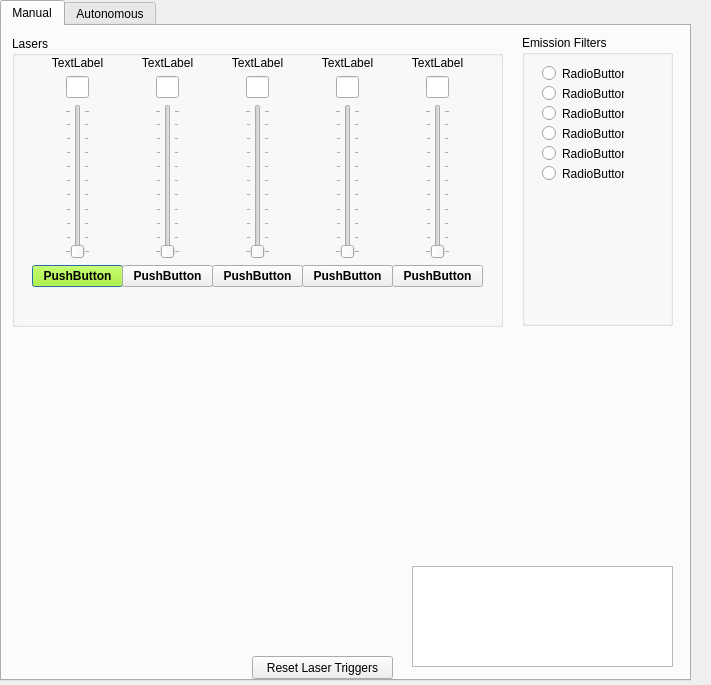
<?xml version="1.0" encoding="UTF-8"?>
<ui version="4.0">
 <class>Laser_Controller</class>
 <widget class="QDialog" name="Laser_Controller">
  <property name="geometry">
   <rect>
    <x>0</x>
    <y>0</y>
    <width>711</width>
    <height>685</height>
   </rect>
  </property>
  <property name="windowTitle">
   <string>Laser Controller</string>
  </property>
  <widget class="QTabWidget" name="tabWidget">
   <property name="geometry">
    <rect>
     <x>0</x>
     <y>0</y>
     <width>691</width>
     <height>681</height>
    </rect>
   </property>
   <property name="currentIndex">
    <number>0</number>
   </property>
   <widget class="QWidget" name="tab_manual">
    <attribute name="title">
     <string>Manual</string>
    </attribute>
    <widget class="QGroupBox" name="LaserBox">
     <property name="geometry">
      <rect>
       <x>10</x>
       <y>10</y>
       <width>491</width>
       <height>291</height>
      </rect>
     </property>
     <property name="title">
      <string>Lasers</string>
     </property>
     <widget class="QWidget" name="layoutWidget">
      <property name="geometry">
       <rect>
        <x>20</x>
        <y>20</y>
        <width>91</width>
        <height>231</height>
       </rect>
      </property>
      <layout class="QVBoxLayout" name="verticalLayout0">
       <item>
        <widget class="QLabel" name="NameLaser_0">
         <property name="text">
          <string>TextLabel</string>
         </property>
         <property name="alignment">
          <set>Qt::AlignCenter</set>
         </property>
        </widget>
       </item>
       <item>
        <layout class="QHBoxLayout" name="horizontalLayout_6" stretch="0,0,0">
         <property name="spacing">
          <number>0</number>
         </property>
         <item>
          <spacer name="horizontalSpacer_11">
           <property name="orientation">
            <enum>Qt::Horizontal</enum>
           </property>
           <property name="sizeHint" stdset="0">
            <size>
             <width>40</width>
             <height>20</height>
            </size>
           </property>
          </spacer>
         </item>
         <item>
          <widget class="QLineEdit" name="EditIntensity_Laser_0">
           <property name="maximumSize">
            <size>
             <width>30</width>
             <height>16777215</height>
            </size>
           </property>
           <property name="alignment">
            <set>Qt::AlignCenter</set>
           </property>
          </widget>
         </item>
         <item>
          <spacer name="horizontalSpacer_12">
           <property name="orientation">
            <enum>Qt::Horizontal</enum>
           </property>
           <property name="sizeHint" stdset="0">
            <size>
             <width>40</width>
             <height>20</height>
            </size>
           </property>
          </spacer>
         </item>
        </layout>
       </item>
       <item>
        <layout class="QHBoxLayout" name="horizontalLayout_2">
         <property name="topMargin">
          <number>0</number>
         </property>
         <item>
          <spacer name="horizontalSpacer_3">
           <property name="orientation">
            <enum>Qt::Horizontal</enum>
           </property>
           <property name="sizeHint" stdset="0">
            <size>
             <width>40</width>
             <height>20</height>
            </size>
           </property>
          </spacer>
         </item>
         <item>
          <widget class="QSlider" name="SliderLaser_0">
           <property name="orientation">
            <enum>Qt::Vertical</enum>
           </property>
           <property name="tickPosition">
            <enum>QSlider::TicksBothSides</enum>
           </property>
           <property name="tickInterval">
            <number>10</number>
           </property>
          </widget>
         </item>
         <item>
          <spacer name="horizontalSpacer_4">
           <property name="orientation">
            <enum>Qt::Horizontal</enum>
           </property>
           <property name="sizeHint" stdset="0">
            <size>
             <width>40</width>
             <height>20</height>
            </size>
           </property>
          </spacer>
         </item>
        </layout>
       </item>
       <item>
        <widget class="QPushButton" name="PushLaser_0">
         <property name="palette">
          <palette>
           <active>
            <colorrole role="WindowText">
             <brush brushstyle="SolidPattern">
              <color alpha="255">
               <red>0</red>
               <green>0</green>
               <blue>0</blue>
              </color>
             </brush>
            </colorrole>
            <colorrole role="Button">
             <brush brushstyle="SolidPattern">
              <color alpha="255">
               <red>170</red>
               <green>255</green>
               <blue>0</blue>
              </color>
             </brush>
            </colorrole>
            <colorrole role="Light">
             <brush brushstyle="SolidPattern">
              <color alpha="255">
               <red>213</red>
               <green>255</green>
               <blue>127</blue>
              </color>
             </brush>
            </colorrole>
            <colorrole role="Midlight">
             <brush brushstyle="SolidPattern">
              <color alpha="255">
               <red>191</red>
               <green>255</green>
               <blue>63</blue>
              </color>
             </brush>
            </colorrole>
            <colorrole role="Dark">
             <brush brushstyle="SolidPattern">
              <color alpha="255">
               <red>85</red>
               <green>127</green>
               <blue>0</blue>
              </color>
             </brush>
            </colorrole>
            <colorrole role="Mid">
             <brush brushstyle="SolidPattern">
              <color alpha="255">
               <red>113</red>
               <green>170</green>
               <blue>0</blue>
              </color>
             </brush>
            </colorrole>
            <colorrole role="Text">
             <brush brushstyle="SolidPattern">
              <color alpha="255">
               <red>0</red>
               <green>0</green>
               <blue>0</blue>
              </color>
             </brush>
            </colorrole>
            <colorrole role="BrightText">
             <brush brushstyle="SolidPattern">
              <color alpha="255">
               <red>255</red>
               <green>255</green>
               <blue>255</blue>
              </color>
             </brush>
            </colorrole>
            <colorrole role="ButtonText">
             <brush brushstyle="SolidPattern">
              <color alpha="255">
               <red>0</red>
               <green>0</green>
               <blue>0</blue>
              </color>
             </brush>
            </colorrole>
            <colorrole role="Base">
             <brush brushstyle="SolidPattern">
              <color alpha="255">
               <red>255</red>
               <green>255</green>
               <blue>255</blue>
              </color>
             </brush>
            </colorrole>
            <colorrole role="Window">
             <brush brushstyle="SolidPattern">
              <color alpha="255">
               <red>170</red>
               <green>255</green>
               <blue>0</blue>
              </color>
             </brush>
            </colorrole>
            <colorrole role="Shadow">
             <brush brushstyle="SolidPattern">
              <color alpha="255">
               <red>0</red>
               <green>0</green>
               <blue>0</blue>
              </color>
             </brush>
            </colorrole>
            <colorrole role="AlternateBase">
             <brush brushstyle="SolidPattern">
              <color alpha="255">
               <red>212</red>
               <green>255</green>
               <blue>127</blue>
              </color>
             </brush>
            </colorrole>
            <colorrole role="ToolTipBase">
             <brush brushstyle="SolidPattern">
              <color alpha="255">
               <red>255</red>
               <green>255</green>
               <blue>220</blue>
              </color>
             </brush>
            </colorrole>
            <colorrole role="ToolTipText">
             <brush brushstyle="SolidPattern">
              <color alpha="255">
               <red>0</red>
               <green>0</green>
               <blue>0</blue>
              </color>
             </brush>
            </colorrole>
           </active>
           <inactive>
            <colorrole role="WindowText">
             <brush brushstyle="SolidPattern">
              <color alpha="255">
               <red>0</red>
               <green>0</green>
               <blue>0</blue>
              </color>
             </brush>
            </colorrole>
            <colorrole role="Button">
             <brush brushstyle="SolidPattern">
              <color alpha="255">
               <red>170</red>
               <green>255</green>
               <blue>0</blue>
              </color>
             </brush>
            </colorrole>
            <colorrole role="Light">
             <brush brushstyle="SolidPattern">
              <color alpha="255">
               <red>213</red>
               <green>255</green>
               <blue>127</blue>
              </color>
             </brush>
            </colorrole>
            <colorrole role="Midlight">
             <brush brushstyle="SolidPattern">
              <color alpha="255">
               <red>191</red>
               <green>255</green>
               <blue>63</blue>
              </color>
             </brush>
            </colorrole>
            <colorrole role="Dark">
             <brush brushstyle="SolidPattern">
              <color alpha="255">
               <red>85</red>
               <green>127</green>
               <blue>0</blue>
              </color>
             </brush>
            </colorrole>
            <colorrole role="Mid">
             <brush brushstyle="SolidPattern">
              <color alpha="255">
               <red>113</red>
               <green>170</green>
               <blue>0</blue>
              </color>
             </brush>
            </colorrole>
            <colorrole role="Text">
             <brush brushstyle="SolidPattern">
              <color alpha="255">
               <red>0</red>
               <green>0</green>
               <blue>0</blue>
              </color>
             </brush>
            </colorrole>
            <colorrole role="BrightText">
             <brush brushstyle="SolidPattern">
              <color alpha="255">
               <red>255</red>
               <green>255</green>
               <blue>255</blue>
              </color>
             </brush>
            </colorrole>
            <colorrole role="ButtonText">
             <brush brushstyle="SolidPattern">
              <color alpha="255">
               <red>0</red>
               <green>0</green>
               <blue>0</blue>
              </color>
             </brush>
            </colorrole>
            <colorrole role="Base">
             <brush brushstyle="SolidPattern">
              <color alpha="255">
               <red>255</red>
               <green>255</green>
               <blue>255</blue>
              </color>
             </brush>
            </colorrole>
            <colorrole role="Window">
             <brush brushstyle="SolidPattern">
              <color alpha="255">
               <red>170</red>
               <green>255</green>
               <blue>0</blue>
              </color>
             </brush>
            </colorrole>
            <colorrole role="Shadow">
             <brush brushstyle="SolidPattern">
              <color alpha="255">
               <red>0</red>
               <green>0</green>
               <blue>0</blue>
              </color>
             </brush>
            </colorrole>
            <colorrole role="AlternateBase">
             <brush brushstyle="SolidPattern">
              <color alpha="255">
               <red>212</red>
               <green>255</green>
               <blue>127</blue>
              </color>
             </brush>
            </colorrole>
            <colorrole role="ToolTipBase">
             <brush brushstyle="SolidPattern">
              <color alpha="255">
               <red>255</red>
               <green>255</green>
               <blue>220</blue>
              </color>
             </brush>
            </colorrole>
            <colorrole role="ToolTipText">
             <brush brushstyle="SolidPattern">
              <color alpha="255">
               <red>0</red>
               <green>0</green>
               <blue>0</blue>
              </color>
             </brush>
            </colorrole>
           </inactive>
           <disabled>
            <colorrole role="WindowText">
             <brush brushstyle="SolidPattern">
              <color alpha="255">
               <red>85</red>
               <green>127</green>
               <blue>0</blue>
              </color>
             </brush>
            </colorrole>
            <colorrole role="Button">
             <brush brushstyle="SolidPattern">
              <color alpha="255">
               <red>170</red>
               <green>255</green>
               <blue>0</blue>
              </color>
             </brush>
            </colorrole>
            <colorrole role="Light">
             <brush brushstyle="SolidPattern">
              <color alpha="255">
               <red>213</red>
               <green>255</green>
               <blue>127</blue>
              </color>
             </brush>
            </colorrole>
            <colorrole role="Midlight">
             <brush brushstyle="SolidPattern">
              <color alpha="255">
               <red>191</red>
               <green>255</green>
               <blue>63</blue>
              </color>
             </brush>
            </colorrole>
            <colorrole role="Dark">
             <brush brushstyle="SolidPattern">
              <color alpha="255">
               <red>85</red>
               <green>127</green>
               <blue>0</blue>
              </color>
             </brush>
            </colorrole>
            <colorrole role="Mid">
             <brush brushstyle="SolidPattern">
              <color alpha="255">
               <red>113</red>
               <green>170</green>
               <blue>0</blue>
              </color>
             </brush>
            </colorrole>
            <colorrole role="Text">
             <brush brushstyle="SolidPattern">
              <color alpha="255">
               <red>85</red>
               <green>127</green>
               <blue>0</blue>
              </color>
             </brush>
            </colorrole>
            <colorrole role="BrightText">
             <brush brushstyle="SolidPattern">
              <color alpha="255">
               <red>255</red>
               <green>255</green>
               <blue>255</blue>
              </color>
             </brush>
            </colorrole>
            <colorrole role="ButtonText">
             <brush brushstyle="SolidPattern">
              <color alpha="255">
               <red>85</red>
               <green>127</green>
               <blue>0</blue>
              </color>
             </brush>
            </colorrole>
            <colorrole role="Base">
             <brush brushstyle="SolidPattern">
              <color alpha="255">
               <red>170</red>
               <green>255</green>
               <blue>0</blue>
              </color>
             </brush>
            </colorrole>
            <colorrole role="Window">
             <brush brushstyle="SolidPattern">
              <color alpha="255">
               <red>170</red>
               <green>255</green>
               <blue>0</blue>
              </color>
             </brush>
            </colorrole>
            <colorrole role="Shadow">
             <brush brushstyle="SolidPattern">
              <color alpha="255">
               <red>0</red>
               <green>0</green>
               <blue>0</blue>
              </color>
             </brush>
            </colorrole>
            <colorrole role="AlternateBase">
             <brush brushstyle="SolidPattern">
              <color alpha="255">
               <red>170</red>
               <green>255</green>
               <blue>0</blue>
              </color>
             </brush>
            </colorrole>
            <colorrole role="ToolTipBase">
             <brush brushstyle="SolidPattern">
              <color alpha="255">
               <red>255</red>
               <green>255</green>
               <blue>220</blue>
              </color>
             </brush>
            </colorrole>
            <colorrole role="ToolTipText">
             <brush brushstyle="SolidPattern">
              <color alpha="255">
               <red>0</red>
               <green>0</green>
               <blue>0</blue>
              </color>
             </brush>
            </colorrole>
           </disabled>
          </palette>
         </property>
         <property name="font">
          <font>
           <weight>75</weight>
           <bold>true</bold>
          </font>
         </property>
         <property name="text">
          <string>PushButton</string>
         </property>
        </widget>
       </item>
      </layout>
     </widget>
     <widget class="QWidget" name="layoutWidget_2">
      <property name="geometry">
       <rect>
        <x>110</x>
        <y>20</y>
        <width>91</width>
        <height>231</height>
       </rect>
      </property>
      <layout class="QVBoxLayout" name="verticalLayout1">
       <item>
        <widget class="QLabel" name="NameLaser_1">
         <property name="text">
          <string>TextLabel</string>
         </property>
         <property name="alignment">
          <set>Qt::AlignCenter</set>
         </property>
        </widget>
       </item>
       <item>
        <layout class="QHBoxLayout" name="horizontalLayout_7" stretch="0,0,0">
         <property name="spacing">
          <number>0</number>
         </property>
         <item>
          <spacer name="horizontalSpacer_13">
           <property name="orientation">
            <enum>Qt::Horizontal</enum>
           </property>
           <property name="sizeHint" stdset="0">
            <size>
             <width>40</width>
             <height>20</height>
            </size>
           </property>
          </spacer>
         </item>
         <item>
          <widget class="QLineEdit" name="EditIntensity_Laser_1">
           <property name="maximumSize">
            <size>
             <width>30</width>
             <height>16777215</height>
            </size>
           </property>
           <property name="alignment">
            <set>Qt::AlignCenter</set>
           </property>
          </widget>
         </item>
         <item>
          <spacer name="horizontalSpacer_14">
           <property name="orientation">
            <enum>Qt::Horizontal</enum>
           </property>
           <property name="sizeHint" stdset="0">
            <size>
             <width>40</width>
             <height>20</height>
            </size>
           </property>
          </spacer>
         </item>
        </layout>
       </item>
       <item>
        <layout class="QHBoxLayout" name="horizontalLayout_3">
         <item>
          <spacer name="horizontalSpacer_5">
           <property name="orientation">
            <enum>Qt::Horizontal</enum>
           </property>
           <property name="sizeHint" stdset="0">
            <size>
             <width>40</width>
             <height>20</height>
            </size>
           </property>
          </spacer>
         </item>
         <item>
          <widget class="QSlider" name="SliderLaser_1">
           <property name="orientation">
            <enum>Qt::Vertical</enum>
           </property>
           <property name="tickPosition">
            <enum>QSlider::TicksBothSides</enum>
           </property>
           <property name="tickInterval">
            <number>10</number>
           </property>
          </widget>
         </item>
         <item>
          <spacer name="horizontalSpacer_6">
           <property name="orientation">
            <enum>Qt::Horizontal</enum>
           </property>
           <property name="sizeHint" stdset="0">
            <size>
             <width>40</width>
             <height>20</height>
            </size>
           </property>
          </spacer>
         </item>
        </layout>
       </item>
       <item>
        <widget class="QPushButton" name="PushLaser_1">
         <property name="font">
          <font>
           <weight>75</weight>
           <bold>true</bold>
          </font>
         </property>
         <property name="text">
          <string>PushButton</string>
         </property>
        </widget>
       </item>
      </layout>
     </widget>
     <widget class="QWidget" name="layoutWidget_3">
      <property name="geometry">
       <rect>
        <x>200</x>
        <y>20</y>
        <width>91</width>
        <height>231</height>
       </rect>
      </property>
      <layout class="QVBoxLayout" name="verticalLayout2">
       <item>
        <widget class="QLabel" name="NameLaser_2">
         <property name="text">
          <string>TextLabel</string>
         </property>
         <property name="alignment">
          <set>Qt::AlignCenter</set>
         </property>
        </widget>
       </item>
       <item>
        <layout class="QHBoxLayout" name="horizontalLayout_10" stretch="0,0,0">
         <property name="spacing">
          <number>0</number>
         </property>
         <item>
          <spacer name="horizontalSpacer_19">
           <property name="orientation">
            <enum>Qt::Horizontal</enum>
           </property>
           <property name="sizeHint" stdset="0">
            <size>
             <width>40</width>
             <height>20</height>
            </size>
           </property>
          </spacer>
         </item>
         <item>
          <widget class="QLineEdit" name="EditIntensity_Laser_2">
           <property name="maximumSize">
            <size>
             <width>30</width>
             <height>16777215</height>
            </size>
           </property>
           <property name="alignment">
            <set>Qt::AlignCenter</set>
           </property>
          </widget>
         </item>
         <item>
          <spacer name="horizontalSpacer_20">
           <property name="orientation">
            <enum>Qt::Horizontal</enum>
           </property>
           <property name="sizeHint" stdset="0">
            <size>
             <width>40</width>
             <height>20</height>
            </size>
           </property>
          </spacer>
         </item>
        </layout>
       </item>
       <item>
        <layout class="QHBoxLayout" name="horizontalLayout_4">
         <item>
          <spacer name="horizontalSpacer_7">
           <property name="orientation">
            <enum>Qt::Horizontal</enum>
           </property>
           <property name="sizeHint" stdset="0">
            <size>
             <width>40</width>
             <height>20</height>
            </size>
           </property>
          </spacer>
         </item>
         <item>
          <widget class="QSlider" name="SliderLaser_2">
           <property name="orientation">
            <enum>Qt::Vertical</enum>
           </property>
           <property name="tickPosition">
            <enum>QSlider::TicksBothSides</enum>
           </property>
           <property name="tickInterval">
            <number>10</number>
           </property>
          </widget>
         </item>
         <item>
          <spacer name="horizontalSpacer_8">
           <property name="orientation">
            <enum>Qt::Horizontal</enum>
           </property>
           <property name="sizeHint" stdset="0">
            <size>
             <width>40</width>
             <height>20</height>
            </size>
           </property>
          </spacer>
         </item>
        </layout>
       </item>
       <item>
        <widget class="QPushButton" name="PushLaser_2">
         <property name="font">
          <font>
           <weight>75</weight>
           <bold>true</bold>
          </font>
         </property>
         <property name="text">
          <string>PushButton</string>
         </property>
        </widget>
       </item>
      </layout>
     </widget>
     <widget class="QWidget" name="layoutWidget_4">
      <property name="geometry">
       <rect>
        <x>290</x>
        <y>20</y>
        <width>91</width>
        <height>231</height>
       </rect>
      </property>
      <layout class="QVBoxLayout" name="verticalLayout3">
       <item>
        <widget class="QLabel" name="NameLaser_3">
         <property name="text">
          <string>TextLabel</string>
         </property>
         <property name="alignment">
          <set>Qt::AlignCenter</set>
         </property>
        </widget>
       </item>
       <item>
        <layout class="QHBoxLayout" name="horizontalLayout_11" stretch="0,0,0">
         <property name="spacing">
          <number>0</number>
         </property>
         <item>
          <spacer name="horizontalSpacer_21">
           <property name="orientation">
            <enum>Qt::Horizontal</enum>
           </property>
           <property name="sizeHint" stdset="0">
            <size>
             <width>40</width>
             <height>20</height>
            </size>
           </property>
          </spacer>
         </item>
         <item>
          <widget class="QLineEdit" name="EditIntensity_Laser_3">
           <property name="maximumSize">
            <size>
             <width>30</width>
             <height>16777215</height>
            </size>
           </property>
           <property name="alignment">
            <set>Qt::AlignCenter</set>
           </property>
          </widget>
         </item>
         <item>
          <spacer name="horizontalSpacer_22">
           <property name="orientation">
            <enum>Qt::Horizontal</enum>
           </property>
           <property name="sizeHint" stdset="0">
            <size>
             <width>40</width>
             <height>20</height>
            </size>
           </property>
          </spacer>
         </item>
        </layout>
       </item>
       <item>
        <layout class="QHBoxLayout" name="horizontalLayout_5">
         <item>
          <spacer name="horizontalSpacer_9">
           <property name="orientation">
            <enum>Qt::Horizontal</enum>
           </property>
           <property name="sizeHint" stdset="0">
            <size>
             <width>40</width>
             <height>20</height>
            </size>
           </property>
          </spacer>
         </item>
         <item>
          <widget class="QSlider" name="SliderLaser_3">
           <property name="orientation">
            <enum>Qt::Vertical</enum>
           </property>
           <property name="tickPosition">
            <enum>QSlider::TicksBothSides</enum>
           </property>
           <property name="tickInterval">
            <number>10</number>
           </property>
          </widget>
         </item>
         <item>
          <spacer name="horizontalSpacer_10">
           <property name="orientation">
            <enum>Qt::Horizontal</enum>
           </property>
           <property name="sizeHint" stdset="0">
            <size>
             <width>40</width>
             <height>20</height>
            </size>
           </property>
          </spacer>
         </item>
        </layout>
       </item>
       <item>
        <widget class="QPushButton" name="PushLaser_3">
         <property name="font">
          <font>
           <weight>75</weight>
           <bold>true</bold>
          </font>
         </property>
         <property name="text">
          <string>PushButton</string>
         </property>
        </widget>
       </item>
      </layout>
     </widget>
     <widget class="QWidget" name="layoutWidget">
      <property name="geometry">
       <rect>
        <x>380</x>
        <y>20</y>
        <width>91</width>
        <height>231</height>
       </rect>
      </property>
      <layout class="QVBoxLayout" name="verticalLayout4">
       <item>
        <widget class="QLabel" name="NameLaser_4">
         <property name="text">
          <string>TextLabel</string>
         </property>
         <property name="alignment">
          <set>Qt::AlignCenter</set>
         </property>
        </widget>
       </item>
       <item>
        <layout class="QHBoxLayout" name="horizontalLayout_12" stretch="0,0,0">
         <property name="spacing">
          <number>0</number>
         </property>
         <item>
          <spacer name="horizontalSpacer_23">
           <property name="orientation">
            <enum>Qt::Horizontal</enum>
           </property>
           <property name="sizeHint" stdset="0">
            <size>
             <width>40</width>
             <height>20</height>
            </size>
           </property>
          </spacer>
         </item>
         <item>
          <widget class="QLineEdit" name="EditIntensity_Laser_4">
           <property name="maximumSize">
            <size>
             <width>30</width>
             <height>16777215</height>
            </size>
           </property>
           <property name="alignment">
            <set>Qt::AlignCenter</set>
           </property>
          </widget>
         </item>
         <item>
          <spacer name="horizontalSpacer_24">
           <property name="orientation">
            <enum>Qt::Horizontal</enum>
           </property>
           <property name="sizeHint" stdset="0">
            <size>
             <width>40</width>
             <height>20</height>
            </size>
           </property>
          </spacer>
         </item>
        </layout>
       </item>
       <item>
        <layout class="QHBoxLayout" name="horizontalLayout">
         <item>
          <spacer name="horizontalSpacer">
           <property name="orientation">
            <enum>Qt::Horizontal</enum>
           </property>
           <property name="sizeHint" stdset="0">
            <size>
             <width>40</width>
             <height>20</height>
            </size>
           </property>
          </spacer>
         </item>
         <item>
          <widget class="QSlider" name="SliderLaser_4">
           <property name="orientation">
            <enum>Qt::Vertical</enum>
           </property>
           <property name="tickPosition">
            <enum>QSlider::TicksBothSides</enum>
           </property>
           <property name="tickInterval">
            <number>10</number>
           </property>
          </widget>
         </item>
         <item>
          <spacer name="horizontalSpacer_2">
           <property name="orientation">
            <enum>Qt::Horizontal</enum>
           </property>
           <property name="sizeHint" stdset="0">
            <size>
             <width>40</width>
             <height>20</height>
            </size>
           </property>
          </spacer>
         </item>
        </layout>
       </item>
       <item>
        <widget class="QPushButton" name="PushLaser_4">
         <property name="font">
          <font>
           <weight>75</weight>
           <bold>true</bold>
          </font>
         </property>
         <property name="text">
          <string>PushButton</string>
         </property>
        </widget>
       </item>
      </layout>
     </widget>
    </widget>
    <widget class="QGroupBox" name="FWBox">
     <property name="geometry">
      <rect>
       <x>520</x>
       <y>9</y>
       <width>151</width>
       <height>291</height>
      </rect>
     </property>
     <property name="title">
      <string>Emission Filters</string>
     </property>
     <widget class="QRadioButton" name="FW_radioButton_0">
      <property name="geometry">
       <rect>
        <x>20</x>
        <y>30</y>
        <width>82</width>
        <height>17</height>
       </rect>
      </property>
      <property name="font">
       <font>
        <weight>50</weight>
        <bold>false</bold>
        <kerning>true</kerning>
       </font>
      </property>
      <property name="text">
       <string>RadioButton</string>
      </property>
      <property name="checkable">
       <bool>true</bool>
      </property>
     </widget>
     <widget class="QRadioButton" name="FW_radioButton_3">
      <property name="geometry">
       <rect>
        <x>20</x>
        <y>90</y>
        <width>82</width>
        <height>17</height>
       </rect>
      </property>
      <property name="text">
       <string>RadioButton</string>
      </property>
     </widget>
     <widget class="QRadioButton" name="FW_radioButton_4">
      <property name="geometry">
       <rect>
        <x>20</x>
        <y>110</y>
        <width>82</width>
        <height>17</height>
       </rect>
      </property>
      <property name="text">
       <string>RadioButton</string>
      </property>
     </widget>
     <widget class="QRadioButton" name="FW_radioButton_2">
      <property name="geometry">
       <rect>
        <x>20</x>
        <y>70</y>
        <width>82</width>
        <height>17</height>
       </rect>
      </property>
      <property name="text">
       <string>RadioButton</string>
      </property>
     </widget>
     <widget class="QRadioButton" name="FW_radioButton_1">
      <property name="geometry">
       <rect>
        <x>20</x>
        <y>50</y>
        <width>82</width>
        <height>17</height>
       </rect>
      </property>
      <property name="text">
       <string>RadioButton</string>
      </property>
     </widget>
     <widget class="QRadioButton" name="FW_radioButton_5">
      <property name="geometry">
       <rect>
        <x>20</x>
        <y>130</y>
        <width>82</width>
        <height>17</height>
       </rect>
      </property>
      <property name="text">
       <string>RadioButton</string>
      </property>
     </widget>
    </widget>
    <widget class="PlotWidget" name="graphWidget" native="true">
     <property name="geometry">
      <rect>
       <x>10</x>
       <y>320</y>
       <width>671</width>
       <height>211</height>
      </rect>
     </property>
    </widget>
    <widget class="QPushButton" name="resetLasersTriggerButton">
     <property name="geometry">
      <rect>
       <x>250</x>
       <y>630</y>
       <width>141</width>
       <height>23</height>
      </rect>
     </property>
     <property name="text">
      <string>Reset Laser Triggers</string>
     </property>
    </widget>
    <widget class="QTextBrowser" name="VerboseBox">
     <property name="geometry">
      <rect>
       <x>410</x>
       <y>540</y>
       <width>261</width>
       <height>101</height>
      </rect>
     </property>
    </widget>
   </widget>
   <widget class="QWidget" name="tab_autonomous">
    <attribute name="title">
     <string>Autonomous</string>
    </attribute>
   </widget>
  </widget>
 </widget>
 <customwidgets>
  <customwidget>
   <class>PlotWidget</class>
   <extends>QWidget</extends>
   <header>pyqtgraph</header>
   <container>1</container>
  </customwidget>
 </customwidgets>
 <resources/>
 <connections/>
</ui>
